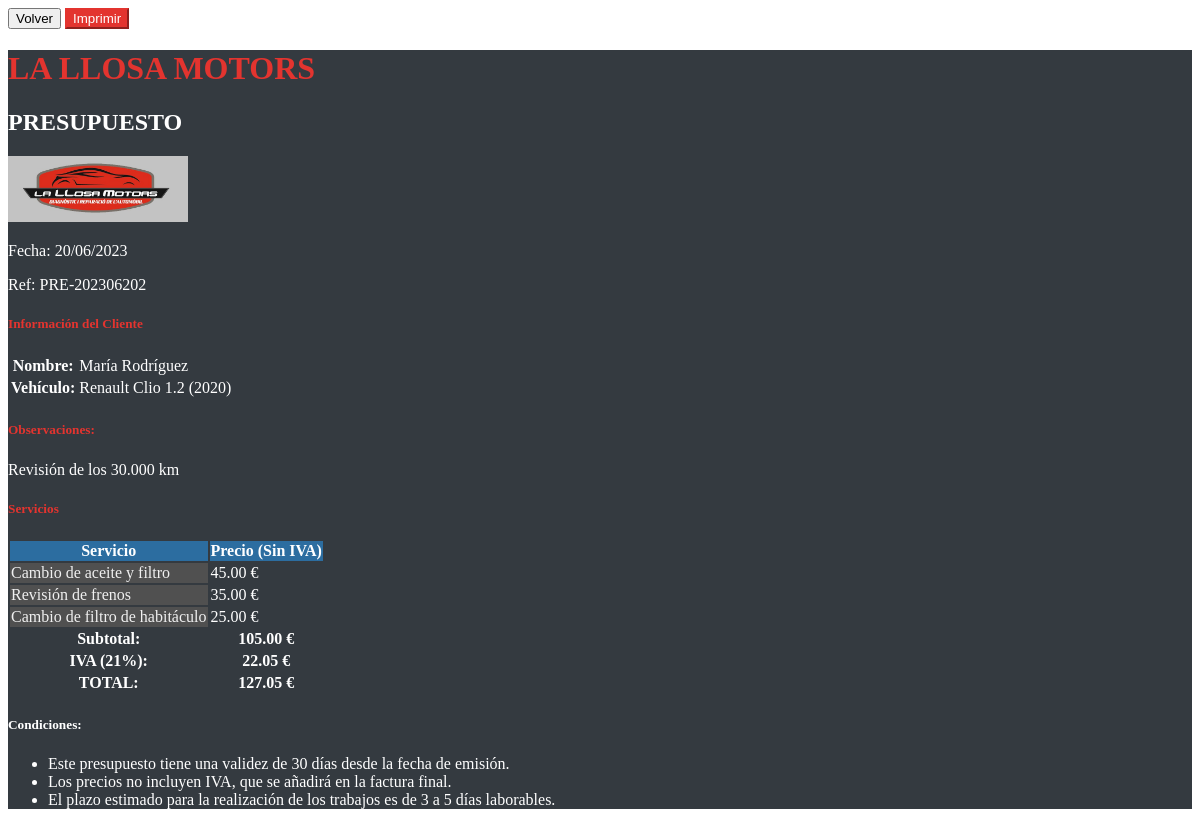
Screenshot of /presupuestos/imprimir/2 with the database file from the repository.
### models.py (models this page shows, shortened)
class Presupuesto(db.Model):
    id = db.Column(db.Integer, primary_key=True)
    cliente = db.Column(db.String(100), nullable=False)
    vehiculo = db.Column(db.String(100), nullable=False)
    fecha = db.Column(db.DateTime, nullable=False, default=datetime.now)
    observaciones = db.Column(db.Text, nullable=True)
    items = db.relationship('PresupuestoItem', backref='presupuesto', lazy=True)

class Servicio(db.Model):
    id = db.Column(db.Integer, primary_key=True)
    nombre = db.Column(db.String(100), nullable=False)
    descripcion = db.Column(db.String(250), nullable=True)
    precio = db.Column(db.Float, nullable=False)

### app.py (the view)
@app.route('/presupuestos/imprimir/<int:id>')
def imprimir_presupuesto(id):
    presupuesto = Presupuesto.query.get_or_404(id)
    items = PresupuestoItem.query.filter_by(presupuesto_id=id).all()
    detalles_items = []
    total_sin_iva = 0
    for item in items:
        servicio = Servicio.query.get(item.servicio_id)
        subtotal = item.cantidad * item.precio_unitario
        total_sin_iva += subtotal
        detalles_items.append({
            'servicio': servicio.nombre,
            'descripcion': servicio.descripcion,
            'cantidad': item.cantidad,
            'precio_unitario': item.precio_unitario,
            'subtotal': subtotal
        })
    iva = total_sin_iva * 0.21  # 21% de IVA
    total_con_iva = total_sin_iva + iva
    return render_template(
        'budget_print.html',
        presupuesto=presupuesto,
        items=detalles_items,
        total_sin_iva=total_sin_iva,
        iva=iva,
        total_con_iva=total_con_iva
    )

### templates/budget_print.html (shortened to what this page needs)
<!DOCTYPE html>
<html lang="es">
<head>
    <link href="https://cdn.replit.com/agent/bootstrap-agent-dark-theme.min.css" rel="stylesheet">
    <link href="{{ url_for('static', filename='css/styles.css') }}" rel="stylesheet">
</head>
<body data-bs-theme="dark">
    <div class="container my-4">
        <div class="no-print mb-3 text-center">
            <button id="btnVolver" class="btn btn-secondary me-2">
                Volver
            </button>
            <button onclick="window.print()" class="btn btn-lallosa">
                Imprimir
            </button>
        </div>
        <div class="card">
            <div class="card-body">
                <div class="row mb-4">
                    <div class="col-8">
                        <h1 class="title-lallosa text-lallosa">LA LLOSA MOTORS</h1>
                        <h2 class="mt-2">PRESUPUESTO</h2>
                    </div>
                    <div class="col-4 text-end">
                        <img src="{{ url_for('static', filename='img/logo.jpg') }}" alt="LA LLOSA MOTORS" style="max-width: 180px;">
                    </div>
                </div>
                <div class="row mb-4">
                    <div class="col-12">
                        <p>Fecha: {{ presupuesto.fecha.strftime('%d/%m/%Y') }}</p>
                        <p class="reference">Ref: PRE-{{ presupuesto.fecha.strftime('%Y%m%d') }}{{ presupuesto.id }}</p>
                    </div>
                </div>
                <div class="cliente-info mb-4">
                    <h5 class="text-lallosa">Información del Cliente</h5>
                    <div class="row">
                        <div class="col-md-6">
                            <table class="table table-borderless mb-0">
                                <tr>
                                    <th width="30%">Nombre:</th>
                                    <td>{{ presupuesto.cliente }}</td>
                                </tr>
                                <tr>
                                    <th>Vehículo:</th>
                                    <td>{{ presupuesto.vehiculo }}</td>
                                </tr>
                            </table>
                        </div>
                    </div>
                </div>
                {% if presupuesto.observaciones %}
                <div class="mb-4">
                    <h5 class="text-lallosa">Observaciones:</h5>
                    <p>{{ presupuesto.observaciones }}</p>
                </div>
                {% endif %}
                <h5 class="text-lallosa mb-3">Servicios</h5>
                <div class="table-responsive">
                    <table class="table table-bordered">
                        <thead class="bg-lallosa text-white">
                            <tr>
                                <th>Servicio</th>
                                <th class="text-end">Precio (Sin IVA)</th>
                            </tr>
                        </thead>
                        <tbody>
                            {% for item in items %}
                                <tr>
                                    <td class="descripcion-servicio">{{ item.servicio }}</td>
                                    <td class="text-end">{{ "%.2f"|format(item.subtotal) }} €</td>
                                </tr>
                            {% endfor %}
                        </tbody>
                        <tfoot>
                            <tr class="total-row">
                                <th class="text-end">Subtotal:</th>
                                <th class="text-end">{{ "%.2f"|format(total_sin_iva) }} €</th>
                            </tr>
                            <tr class="total-row">
                                <th class="text-end">IVA (21%):</th>
                                <th class="text-end">{{ "%.2f"|format(iva) }} €</th>
                            </tr>
                            <tr class="total-row">
                                <th class="text-end">TOTAL:</th>
                                <th class="text-end total-iva">{{ "%.2f"|format(total_con_iva) }} €</th>
                            </tr>
                        </tfoot>
                    </table>
                </div>
                <div class="mt-5">
                    <h5>Condiciones:</h5>
                    <ul>
                        <li>Este presupuesto tiene una validez de 30 días desde la fecha de emisión.</li>
                        <li>Los precios no incluyen IVA, que se añadirá en la factura final.</li>
                        <li>El plazo estimado para la realización de los trabajos es de 3 a 5 días laborables.</li>
                    </ul>
                </div>
            </div>
        </div>
    </div>
</body>
</html>

### static/css/styles.css (style rules this page uses)
:root { --lallosa-red: #e3342f; --lallosa-dark: #212529; --lallosa-gray: #989898; --lallosa-bg: #d0d0d0; }
.text-lallosa { color: var(--lallosa-red) !important; }
.bg-lallosa { background-color: var(--lallosa-red) !important; }
.btn-lallosa { background-color: var(--lallosa-red); border-color: var(--lallosa-red); color: white; }
.table { color: white !important; }
.table-bordered { border-color: #495057; }
.table-bordered th, .table-bordered td { border-color: #495057; }
.table thead th { color: white !important; background-color: #2c6da0 !important; font-weight: bold !important; }
.table .descripcion-servicio { color: #f0f0f0 !important; font-weight: normal; background-color: #505050 !important; }
.card { border-color: #989898; }
.card-body { background-color: #343a40; color: white; }

### rows the page displays
Presupuesto: fecha "20/06/2023", fecha "20230620", id "2", cliente "María Rodríguez", vehiculo "Renault Clio 1.2 (2020)", observaciones "Revisión de los 30.000 km"
Servicio: servicio "Cambio de aceite y filtro"
Servicio: servicio "Revisión de frenos"
Servicio: servicio "Cambio de filtro de habitáculo"

### other values shown
{{ "%.2f"|format(item.subtotal) }} "45.00" "35.00" "25.00"
{{ "%.2f"|format(total_sin_iva) }} "105.00"
{{ "%.2f"|format(iva) }} "22.05"
{{ "%.2f"|format(total_con_iva) }} "127.05"
